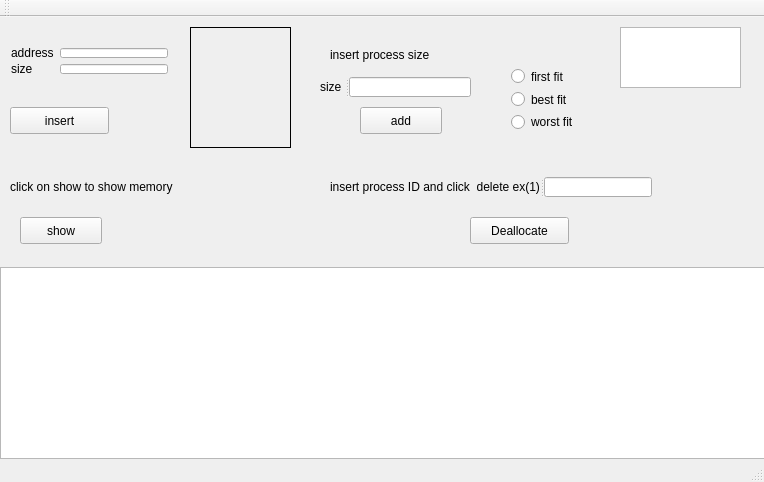
<?xml version="1.0" encoding="UTF-8"?>
<ui version="4.0">
 <class>MainWindow</class>
 <widget class="QMainWindow" name="MainWindow">
  <property name="geometry">
   <rect>
    <x>0</x>
    <y>0</y>
    <width>764</width>
    <height>482</height>
   </rect>
  </property>
  <property name="windowTitle">
   <string>Memory Allocation</string>
  </property>
  <property name="styleSheet">
   <string notr="true"/>
  </property>
  <widget class="QWidget" name="centralWidget">
   <widget class="QPushButton" name="Add">
    <property name="geometry">
     <rect>
      <x>360</x>
      <y>90</y>
      <width>82</width>
      <height>27</height>
     </rect>
    </property>
    <property name="text">
     <string>add</string>
    </property>
   </widget>
   <widget class="QWidget" name="layoutWidget">
    <property name="geometry">
     <rect>
      <x>500</x>
      <y>40</y>
      <width>90</width>
      <height>84</height>
     </rect>
    </property>
    <layout class="QVBoxLayout" name="verticalLayout_2">
     <item>
      <widget class="QRadioButton" name="first_2">
       <property name="text">
        <string>first fit</string>
       </property>
      </widget>
     </item>
     <item>
      <widget class="QRadioButton" name="best_2">
       <property name="text">
        <string>best fit</string>
       </property>
      </widget>
     </item>
     <item>
      <widget class="QRadioButton" name="worst_2">
       <property name="text">
        <string>worst fit</string>
       </property>
      </widget>
     </item>
    </layout>
   </widget>
   <widget class="QGraphicsView" name="view">
    <property name="geometry">
     <rect>
      <x>0</x>
      <y>250</y>
      <width>771</width>
      <height>192</height>
     </rect>
    </property>
    <property name="styleSheet">
     <string notr="true">border-color: rgb(0, 0, 0);</string>
    </property>
   </widget>
   <widget class="QLabel" name="la">
    <property name="geometry">
     <rect>
      <x>190</x>
      <y>10</y>
      <width>101</width>
      <height>121</height>
     </rect>
    </property>
    <property name="frameShape">
     <enum>QFrame::Box</enum>
    </property>
    <property name="text">
     <string/>
    </property>
   </widget>
   <widget class="QLabel" name="label_5">
    <property name="geometry">
     <rect>
      <x>10</x>
      <y>160</y>
      <width>241</width>
      <height>20</height>
     </rect>
    </property>
    <property name="text">
     <string>click on show to show memory</string>
    </property>
   </widget>
   <widget class="QPushButton" name="insert">
    <property name="geometry">
     <rect>
      <x>10</x>
      <y>90</y>
      <width>99</width>
      <height>27</height>
     </rect>
    </property>
    <property name="text">
     <string>insert</string>
    </property>
   </widget>
   <widget class="QLabel" name="label_8">
    <property name="geometry">
     <rect>
      <x>330</x>
      <y>30</y>
      <width>151</width>
      <height>16</height>
     </rect>
    </property>
    <property name="text">
     <string>insert process size</string>
    </property>
   </widget>
   <widget class="QPushButton" name="Show">
    <property name="geometry">
     <rect>
      <x>20</x>
      <y>200</y>
      <width>82</width>
      <height>27</height>
     </rect>
    </property>
    <property name="text">
     <string>show</string>
    </property>
   </widget>
   <widget class="QLabel" name="error">
    <property name="geometry">
     <rect>
      <x>590</x>
      <y>190</y>
      <width>141</width>
      <height>31</height>
     </rect>
    </property>
    <property name="text">
     <string/>
    </property>
   </widget>
   <widget class="QPushButton" name="Delete">
    <property name="geometry">
     <rect>
      <x>470</x>
      <y>200</y>
      <width>99</width>
      <height>27</height>
     </rect>
    </property>
    <property name="text">
     <string>Deallocate</string>
    </property>
   </widget>
   <widget class="QWidget" name="layoutWidget">
    <property name="geometry">
     <rect>
      <x>0</x>
      <y>20</y>
      <width>179</width>
      <height>48</height>
     </rect>
    </property>
    <layout class="QFormLayout" name="formLayout">
     <item row="0" column="0">
      <widget class="QLabel" name="label">
       <property name="text">
        <string>address</string>
       </property>
      </widget>
     </item>
     <item row="0" column="1">
      <widget class="QLineEdit" name="add"/>
     </item>
     <item row="1" column="0">
      <widget class="QLabel" name="label_2">
       <property name="text">
        <string>size</string>
       </property>
      </widget>
     </item>
     <item row="1" column="1">
      <widget class="QLineEdit" name="siz"/>
     </item>
    </layout>
   </widget>
   <widget class="QSplitter" name="splitter">
    <property name="geometry">
     <rect>
      <x>320</x>
      <y>60</y>
      <width>151</width>
      <height>20</height>
     </rect>
    </property>
    <property name="orientation">
     <enum>Qt::Horizontal</enum>
    </property>
    <widget class="QLabel" name="label_9">
     <property name="text">
      <string>size</string>
     </property>
    </widget>
    <widget class="QLineEdit" name="lineEdit_3"/>
   </widget>
   <widget class="QSplitter" name="splitter_2">
    <property name="geometry">
     <rect>
      <x>330</x>
      <y>160</y>
      <width>322</width>
      <height>20</height>
     </rect>
    </property>
    <property name="orientation">
     <enum>Qt::Horizontal</enum>
    </property>
    <widget class="QLabel" name="label_10">
     <property name="text">
      <string>insert process ID and click  delete ex(1)</string>
     </property>
    </widget>
    <widget class="QLineEdit" name="lineEdit_4"/>
   </widget>
   <widget class="QGraphicsView" name="toknow">
    <property name="geometry">
     <rect>
      <x>620</x>
      <y>10</y>
      <width>121</width>
      <height>61</height>
     </rect>
    </property>
   </widget>
   <zorder>layoutWidget</zorder>
   <zorder>splitter</zorder>
   <zorder>splitter_2</zorder>
   <zorder>Add</zorder>
   <zorder>layoutWidget</zorder>
   <zorder>view</zorder>
   <zorder>la</zorder>
   <zorder>label_5</zorder>
   <zorder>insert</zorder>
   <zorder>label_8</zorder>
   <zorder>Show</zorder>
   <zorder>error</zorder>
   <zorder>Delete</zorder>
   <zorder>toknow</zorder>
   <zorder>first_2</zorder>
  </widget>
  <widget class="QMenuBar" name="menuBar">
   <property name="geometry">
    <rect>
     <x>0</x>
     <y>0</y>
     <width>764</width>
     <height>21</height>
    </rect>
   </property>
  </widget>
  <widget class="QToolBar" name="mainToolBar">
   <attribute name="toolBarArea">
    <enum>TopToolBarArea</enum>
   </attribute>
   <attribute name="toolBarBreak">
    <bool>false</bool>
   </attribute>
  </widget>
  <widget class="QStatusBar" name="statusBar"/>
 </widget>
 <layoutdefault spacing="6" margin="11"/>
 <resources/>
 <connections/>
</ui>
